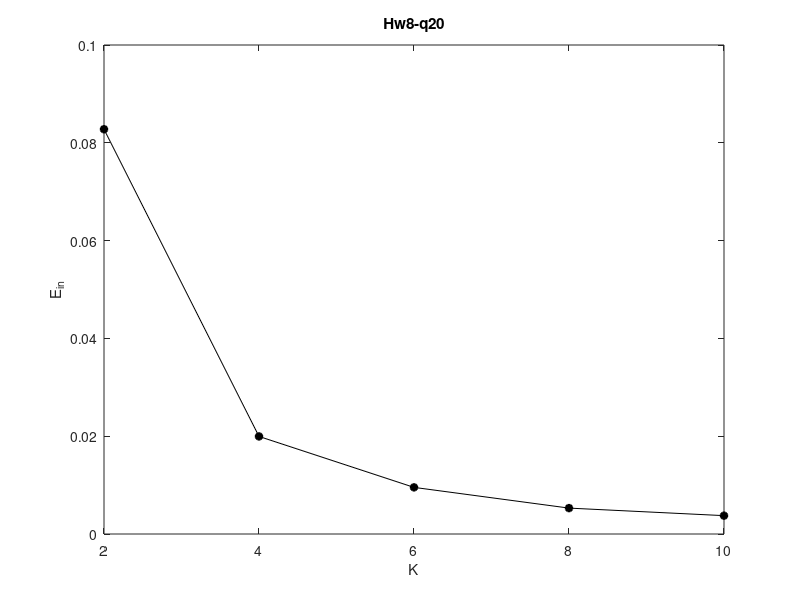

MATLAB code to generate this figure:
function ein_arr=hw8_q20()
    data = textread('hw8_nolabel_train.dat');
    K=[2,4,6,8,10];
    nK=size(K,2);
    T=10;
    
    ein_arr=zeros(1,nK);
    for kid=1:nK
        k=K(kid);
        err=0;
        for t=1:T
            [group,mu]=kmeans(data, k);
            err=err+cal_err(data, group, mu);
        end
        ein_arr(kid)=err/T;
    end
    %plot
    xmarkers = K; % place markers at these x-values
    ymarkers = ein_arr;
    plot(xmarkers,ymarkers,'k',xmarkers,ymarkers,'k*','LineWidth',2);
      
    title('Hw8-q20');
    xlabel('K');
    ylabel('E_{in}');
end

function err=cal_err(data, group, mu)
    K=size(mu,1);
    err=0;
    for k=1:K
        d=data(group==k,:)-repmat(mu(k,:),sum(group==k),1);
        err=err+sum(sum(d.^2));   
    end
    err=err/size(data,1);
end

function [group,mu]=kmeans(data,K)
    N=size(data,1);
    gidx=randperm(N,K);
    mu=data(gidx,:);
    
    %cluster
    group=zeros(1,N);
    n_group=zeros(1,N);
    while(1)
        distM=pdist2(data,mu);
        for i=1:N
            [~,idx]=min(distM(i,:));
            n_group(i)=idx;
        end
        
        if(sum(n_group==group)==N)
            break;
        end
        
        for k=1:K
            mu(k,:)=mean(data(n_group==k,:));
        end
        group=n_group;
    end
end